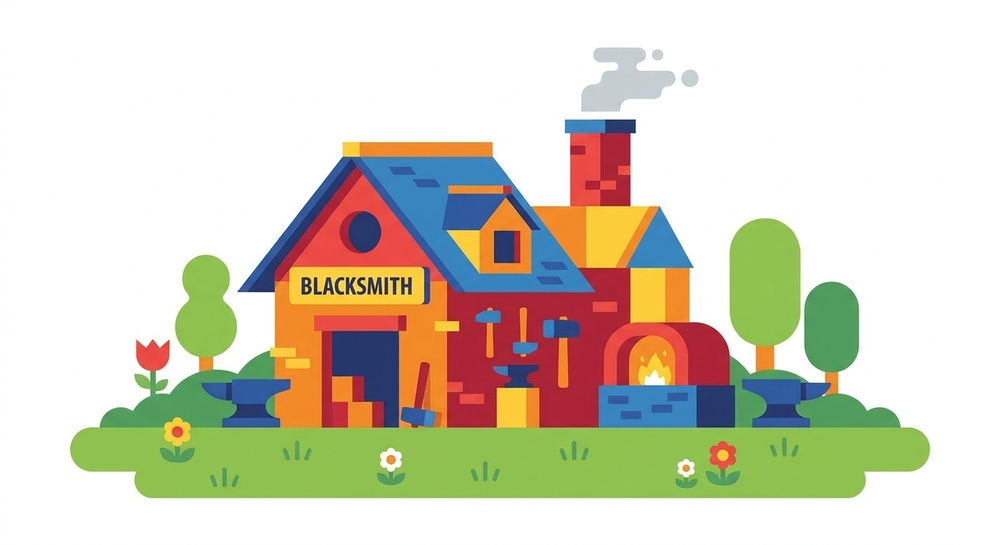
#> input picture assets/images/blacksmith-shop-flat-design-colorful-on.jpg, 1000 x 545 px, shrunk from 1408 x 768 before the run, given as the content of the folder assets/tiles, which was not available
$ python seamless_tiles.py
#> lines starting #> are read from the running program, lines starting #| are printed output that depends on the picture; pictures that were not available may be replaced by others from this repository, and a replacement may not be noted
#!/usr/bin/env python
"""Udělá z dlaždic skutečné torusy (bezešvé) — offset + zacelení.

Proč to takhle: model obrázek "bezešvě" nevygeneruje, protože dlaždice musí
splňovat matematickou vlastnost (levý sloupec = pravý, horní řádek = spodní).
Ta se ale dá assetu **dopočítat**, deterministicky a bez regenerace:

1. **Posun o polovinu** (`roll` o W/2, H/2). Nespojitost, která byla na okraji
   dlaždice, se tím přestěhuje doprostřed. Okraje dlaždice teď vedou středem
   obrázku, kde je obsah spojitý — takže "wrap" skok spadne z ~28 na ~1
   (rozdíl dvou sousedních sloupců, ne dvou protilehlých hran).
2. **Zacelení středního kříže** — v pásu kolem nové nespojitosti se obrázek
   proloží rozmazanou kopií, s měkkým úbytkem do stran (jako clone/heal štětcem
   v editoru). Rozostří se jen tenký kříž, zbytek zůstane ostrý.
3. **Srovnání okrajů** — protilehlé hrany se v tenkém pásu stáhnou na jejich
   průměr. Tím je wrap skok přesně 0, ne jen "malý".

Výsledek se hodí pro **světové (sliding) vzorkování** ve hře: dlaždice pak není
samostatný obrázek, ale klouzavé okno po torusu, takže švy nevznikají vůbec.

Použití
-------
    python scripts/seamless_tiles.py --check            # nic nemění, jen změří
    python scripts/seamless_tiles.py                    # přepíše assets/tiles
    python scripts/seamless_tiles.py --dir assets/tiles --out assets/tiles_seamless
    python scripts/seamless_tiles.py --band 24 --radius 8 --edge 16

Vyžaduje: pillow + numpy (venv ComfyUI). Před spuštěním commitni — skript
přepisuje assety (git je pak umí vrátit).
"""
import argparse
import glob
import os
import sys

import numpy as np
from PIL import Image, ImageFilter


def hf_energy(a):
    """Vysokofrekvenční energie — pokles = ztráta ostrosti."""
    g = a.mean(axis=2)
    return float(np.abs(np.diff(g, axis=1)).mean() + np.abs(np.diff(g, axis=0)).mean())


def wrap_delta(a):
    h = float(np.abs(a[:, 0, :] - a[:, -1, :]).mean())
    v = float(np.abs(a[0, :, :] - a[-1, :, :]).mean())
    return h, v


def cross_step(a):
    """Skok na středovém kříži (tam, kde po posunu zůstala nespojitost)."""
    h, w, _ = a.shape
    hx = float(np.abs(a[:, w//2 - 1, :] - a[:, w//2, :]).mean())
    vy = float(np.abs(a[h//2 - 1, :, :] - a[h//2, :, :]).mean())
    return hx, vy


def cross_mask(shape, band):
    """Maska kříže: 1 v ose nespojitosti, 0 daleko od ní (gaussovský úbytek)."""
    h, w = shape[:2]
    xs = np.arange(w)[None, :]
    ys = np.arange(h)[:, None]
    mx = np.exp(-((xs - w / 2.0) / band) ** 2)
    my = np.exp(-((ys - h / 2.0) / band) ** 2)
    return np.maximum(np.broadcast_to(mx, (h, w)), np.broadcast_to(my, (h, w)))


def _blur_uint8(a, radius):
    return np.asarray(
        Image.fromarray(np.clip(a, 0, 255).astype(np.uint8))
        .filter(ImageFilter.GaussianBlur(radius))
    ).astype(np.float32)


def grain_pass(arr, band=16.0, detail=1.6, amount=0.9, gain=3.0, shift=0):
    """Vrátí do zaceleného kříže texturu, kterou tam zacelení rozmazalo.

    Zacelení míchá gaussovské rozostření s maskou kříže -> šev zmizí, ale
    uprostřed dlaždice vznikne ~2*band široký rozmazaný pruh (měřeno
    `tile_sharpness.py`: 20/20 dlaždic mělo ve středu ~0.47 ostrosti okolí).
    Tady se do stejné masky přičte jen **vysokofrekvenční** složka vzorku
    odjinud z dlaždice: nízké frekvence (to, co dělá šev neviditelný) zůstanou
    z rozmazané verze, ostrost se vrátí.

    Bezpečné pro wrap: maska je na okrajích nulová (exp(-(384/28)^2) ~ 0), takže
    se protilehlé okraje nemění. `gain` masku saturuje (3 = plný detail v jádru
    pruhu, úbytek až v jeho ocasu) — s gaussovským úbytkem byl detail utlumený
    i tam, kde je rozmazání ještě silné.
    """
    h, w = arr.shape[:2]
    if shift <= 0:
        shift = max(1, min(h, w) // 4)          # vzorek zdaleka od kříže
    m = np.clip(cross_mask(arr.shape, band) * gain, 0.0, 1.0)
    src = np.roll(np.roll(arr, shift, axis=1), shift, axis=0)
    hf = src - _blur_uint8(src, detail)         # jen vysoké frekvence
    return arr + hf * (m[:, :, None] * amount)


def _band_hf(a, measure=40, guard=80):
    """(střed, medián středu, reference) vysokofrekvenční energie pro sloupce i řádky.

    Reference = medián zbytku dlaždice. `střed` je průměr pásu +-`measure` px
    kolem středu. Pro **obsahovou** referenci (stejné místo z raw dlaždice) se
    hodí medián pásu: v raw dlaždici je přesně ve středu jednopixelový schod po
    posunu, a ten by průměr vychýlil.
    """
    g = a.mean(axis=2) if a.ndim == 3 else a
    col = np.abs(np.diff(g, axis=1)).mean(axis=0)
    row = np.abs(np.diff(g, axis=0)).mean(axis=1)
    out = []
    for prof in (col, row):
        n = len(prof)
        c = n // 2
        inner = prof[max(0, c - measure):c + measure + 1]
        mask = np.ones(n, dtype=bool)
        mask[max(0, c - guard):min(n, c + guard + 1)] = False
        out.append((float(inner.mean()), float(np.median(inner)),
                    float(np.median(prof[mask]))))
    return out


def auto_amount(base, unit, measure=40, guard=80, bias=1.05, ref=None):
    """Kolik jednotkového detailu přidat, aby pás ostrostí dorovnal referenci.

    Energie nezávislých složek se sčítá ve **druhé mocnině**, takže
    `ref^2 = base^2 + (a*inc)^2`. Pevné množství fungovalo pro jednu sadu a pro
    druhou (hladší textury) dělalo ve středu rušivější pruh — naměřeno 1,40.

    Když je k dispozici `ref` (posunutá **raw** dlaždice), bere se medián pásu
    na **stejném místě** — to je správná otázka „kolik detailu tu hojení ubralo".
    Medián zbytku dlaždice měří u nehomogenních textur (les, hory) spíš obsah než
    vadu. `bias` mírně přestřelí kvůli JPEG (měří se na floatech, čte se JPEG).
    """
    ref_hf = _band_hf(ref, measure, guard) if ref is not None else None
    ratios = []
    for i, ((b, _, median), (u, _, _)) in enumerate(
            zip(_band_hf(base, measure, guard), _band_hf(unit, measure, guard))):
        r = ref_hf[i][1] if ref_hf is not None else median
        inc2 = max(0.0, u * u - b * b)
        if inc2 <= 1e-9 or r <= 1e-6:
            ratios.append(1.0)
            continue
        ratios.append(float(np.sqrt(max(0.0, r * r - b * b) / inc2)))
    return float(np.clip(float(np.mean(ratios)) * bias, 0.0, 1.2))


def apply_grain(arr, band, detail, gain, amount, measure=40, guard=80, ref=None):
    """Přidá detail; `amount` může být číslo, 'auto' (viz `auto_amount`) nebo 0."""
    if amount in (0, 0.0, None, 'none'):
        return arr, 0.0
    unit = grain_pass(arr, band, detail, 1.0, gain)
    if amount == 'auto':
        a = auto_amount(arr, unit, measure, guard, ref=ref)
    else:
        a = float(amount)
    return arr + (unit - arr) * a, a


def heal(arr, band=16.0, radius=8.0, edge=16, grain='auto', detail=1.6, gain=3.0):
    """Posun o polovinu + zacelení kříže + vrácení textury + srovnání okrajů.

    Vrací `(obraz, použitá dávka textury)` — dávka se hodí do logu, protože
    v režimu 'auto' se počítá pro každou dlaždici zvlášť.
    """
    h, w, _ = arr.shape
    b = np.roll(np.roll(arr, w // 2, axis=1), h // 2, axis=0).astype(np.float32)

    mask = cross_mask(b.shape, band)
    blurred = _blur_uint8(b, radius)
    out = b * (1 - mask[:, :, None]) + blurred * mask[:, :, None]

    # zpátky ostrost do zaceleného pruhu (jinak je uprostřed vidět rozostřený kříž)
    # referencí je posunutá raw dlaždice `b` — stejné místo, jen ne rozmazané
    out, used = apply_grain(out, band, detail, gain, grain, ref=b)

    # srovnání protilehlých okrajů v pásu `edge` px (přesný wrap = 0)
    if edge > 0:
        k = min(edge, w // 4, h // 4)
        t = np.linspace(1.0, 0.0, k) ** 2          # 1 na hraně -> 0 na konci pásu
        for axis, n in ((1, w), (0, h)):
            first = np.take(out, 0, axis=axis)
            last = np.take(out, n - 1, axis=axis)
            avg = 0.5 * (first + last)
            for i in range(k):
                weight = t[i]
                cur = np.take(out, i, axis=axis)
                np.moveaxis(out, axis, 0)[i] = cur * (1 - weight) + avg * weight
                cur = np.take(out, n - 1 - i, axis=axis)
                np.moveaxis(out, axis, 0)[n - 1 - i] = cur * (1 - weight) + avg * weight
    return out, used


def process(path, out_path, args, check):
    img = Image.open(path).convert('RGB')
    a = np.asarray(img).astype(np.float32)
    h0, v0 = wrap_delta(a)
    hx0, vy0 = cross_step(np.roll(np.roll(a, a.shape[1] // 2, axis=1), a.shape[0] // 2, axis=0))
    name = os.path.basename(path)

    if check:
        print(f'  {name:18s} wrap {h0:6.2f}/{v0:6.2f}  kriz {hx0:5.2f}/{vy0:5.2f}  '
              f'HF {hf_energy(a):5.2f}')
        return (h0 + v0) / 2, None

    if h0 + v0 < args.skip_below:
        if out_path != path:
            img.save(out_path, quality=args.quality)
        print(f'  {name:18s} uz je bezesve ({h0:.2f}/{v0:.2f}) -> preskoceno')
        return 0.0, 0.0

    out, used = heal(a, args.band, args.radius, args.edge, args.grain, args.detail, args.gain)
    h1, v1 = wrap_delta(out)
    hx1, vy1 = cross_step(out)
    loss = 100.0 * (1.0 - hf_energy(out) / max(0.01, hf_energy(a)))
    Image.fromarray(np.clip(out, 0, 255).astype(np.uint8)).save(
        out_path, quality=args.quality)
    print(f'  {name:18s} wrap {h0:6.2f}/{v0:6.2f} -> {h1:4.2f}/{v1:4.2f}   '
          f'kriz {hx0:5.2f}/{vy0:5.2f} -> {hx1:5.2f}/{vy1:5.2f}   '
          f'textura {used:4.2f}   ztrata ostrosti {loss:4.1f} %')
    return (h0 + v0) / 2, (h1 + v1) / 2


# [18 lines left out: function grain_only, not called in this run]


def main():
    ap = argparse.ArgumentParser()
    ap.add_argument('--dir', default='assets/tiles')
    ap.add_argument('--out', default=None, help='vystupni adresar (default: prepsat vstup)')
    ap.add_argument('--band', type=float, default=16.0, help='sirka pasu na krizi (px)')
    ap.add_argument('--radius', type=float, default=8.0, help='polomer rozostreni')
    ap.add_argument('--edge', type=int, default=16, help='pas pro srovnani okraju (px)')
    ap.add_argument('--quality', type=int, default=95)
    ap.add_argument('--skip-below', type=float, default=1.0,
                    help='kdyz je wrap pod timto, nechat soubor byt')
    ap.add_argument('--grain', default='auto',
                    help="kolik textury vratit do zaceleneho krize: 'auto' (dorovna "
                         "ostrost pasu na okoli), cislo, nebo 0 = vypnuto")
    ap.add_argument('--detail', type=float, default=1.6,
                    help='polomer, od ktereho se bere "detail" (vyssi = hrubsi)')
    ap.add_argument('--gain', type=float, default=3.0,
                    help='saturace masky pro detail (vyssi = plny detail i v ocasu pruhu)')
    ap.add_argument('--grain-pass', action='store_true',
                    help='jen vratit texturu do uz zacelenych dlaždic (bez posunu)')
    ap.add_argument('--check', action='store_true', help='jen zmerit, nemenit')
    args = ap.parse_args()
    if isinstance(args.grain, str) and args.grain != 'auto':
        args.grain = float(args.grain)

    files = sorted(f for f in glob.glob(os.path.join(args.dir, '*.*'))
                   if f.lower().endswith(('.jpg', '.jpeg', '.png')))
    if not files:
        print('zadne dlaždice v', args.dir)
        return 1

    out_dir = args.out or args.dir
    os.makedirs(out_dir, exist_ok=True)

    if args.grain_pass:
        print(f'[textura] {len(files)} souboru z {args.dir} -> {out_dir} '
              f'(grain {args.grain}, detail {args.detail:.1f})')
        wraps = []
        for path in files:
            ext = '.png' if path.lower().endswith('.png') else '.jpg'
            out_path = path if out_dir == args.dir else os.path.join(
                out_dir, os.path.splitext(os.path.basename(path))[0] + ext)
            wraps.append(grain_only(path, out_path, args))
        print(f'\nprumer wrap po vraceni textury: {np.mean(wraps):6.2f}')
        print('VYSLEDEK: ' + ('OK' if np.mean(wraps) <= 2.5 else 'CHYBA - wrap vysoky'))
        return 0 if np.mean(wraps) <= 2.5 else 1

    print(('[kontrola] ' if args.check else '[heal] ') +
          f'{len(files)} souboru z {args.dir}' +
          ('' if args.check else f' -> {out_dir}'))

    before, after = [], []
    for path in files:
        ext = '.png' if path.lower().endswith('.png') else '.jpg'
        out_path = path if out_dir == args.dir else os.path.join(
            out_dir, os.path.splitext(os.path.basename(path))[0] + ext)
        b, a = process(path, out_path, args, args.check)
#> in process, img is the input picture: PIL image 1000x545 RGB; mean R, G, B 214.4, 209.9, 191.7
#> in wrap_delta, `h = float(np.abs(a[:, 0, :] - a[:, -1, :]).mean())`: h = 0.95
#> in wrap_delta, `v = float(np.abs(a[0, :, :] - a[-1, :, :]).mean())`: v = 0.715
#> in process, `h0, v0 = wrap_delta(a)`: h0 = 0.95; v0 = 0.715
#> in cross_step, `hx = float(np.abs(a[:, w//2 - 1, :] - a[:, w//2, :]).mean())`: hx = 0.95
#> in cross_step, `vy = float(np.abs(a[h//2 - 1, :, :] - a[h//2, :, :]).mean())`: vy = 0.715
#> in process, `hx0, vy0 = cross_step(np.roll(np.roll(a, a.shape[1] // 2, axis=1), a.s..`: hx0 = 0.95; vy0 = 0.715
#> in grain_pass, `src = np.roll(np.roll(arr, shift, axis=1), shift, axis=0)`:
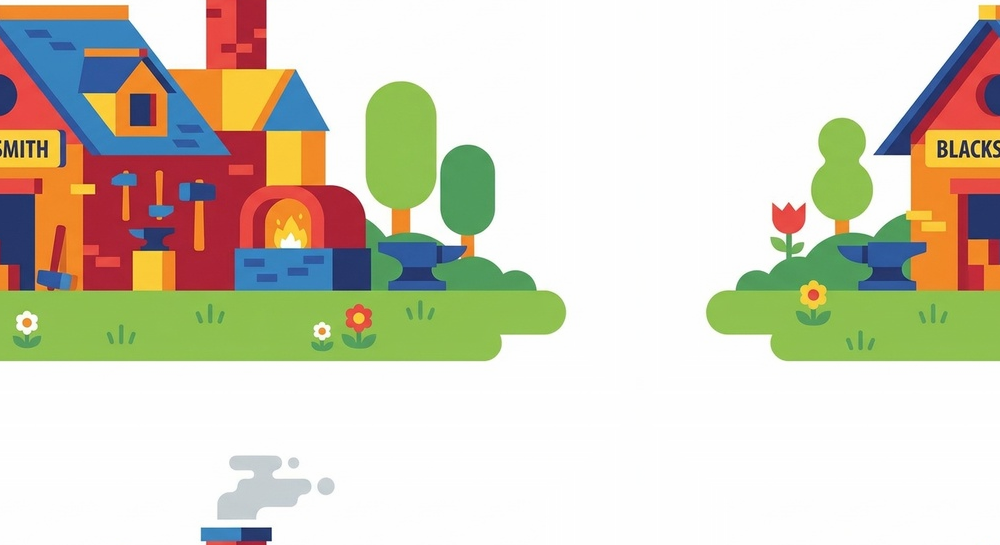
#> src: shape (545, 1000, 3) float64; mean R, G, B 214.5, 209.9, 191.7; drawn with min black and max white
#> in grain_pass, `hf = src - _blur_uint8(src, detail)`:
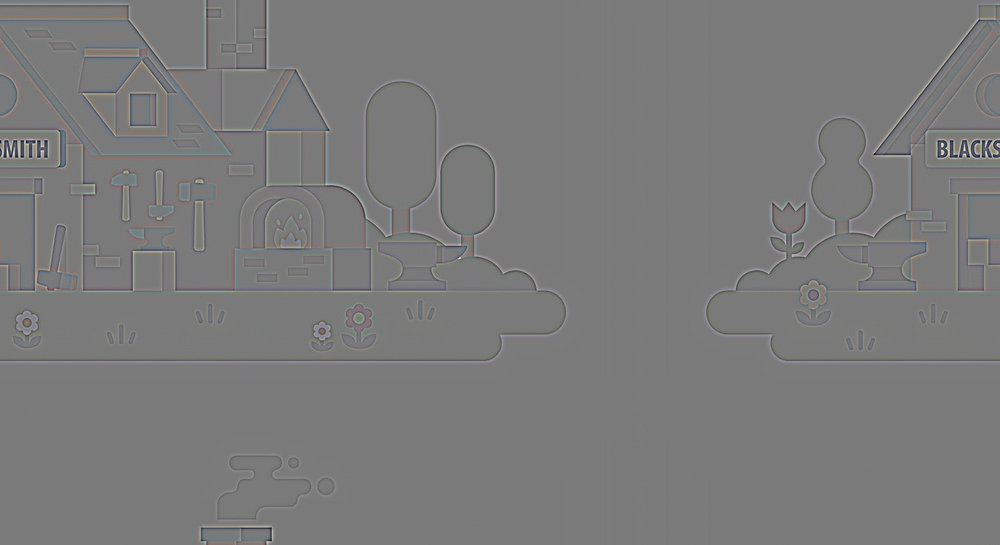
#> hf: shape (545, 1000, 3) float64; mean R, G, B 0.1, 0.1, 0.1; drawn with min black and max white
#> in grain_pass, `return arr + hf * (m[:, :, None] * amount)`:
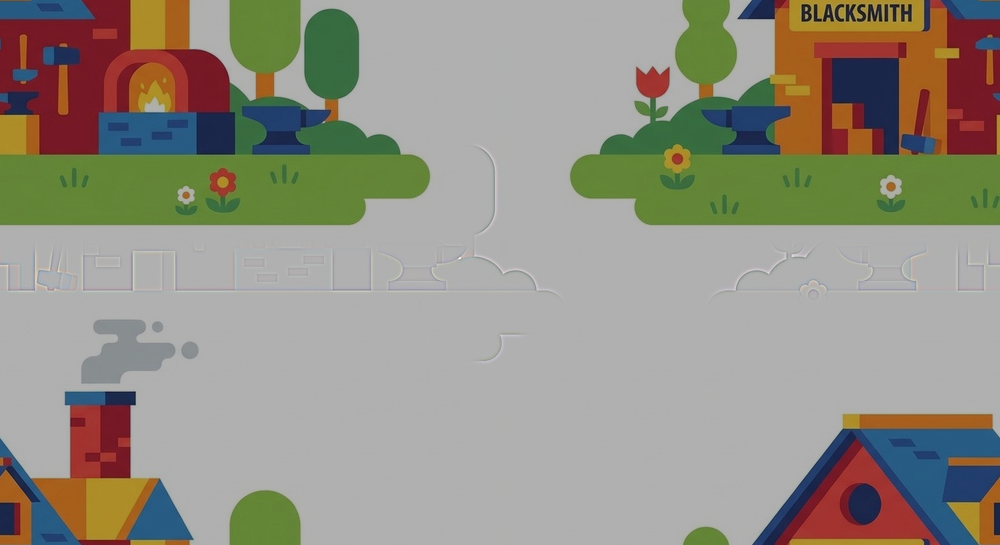
#> returned value: shape (545, 1000, 3) float64; mean of channels 0, 1, 2 214.5, 209.9, 191.7; drawn with min black and max white
#> in _band_hf, `g = a.mean(axis=2) if a.ndim == 3 else a`:
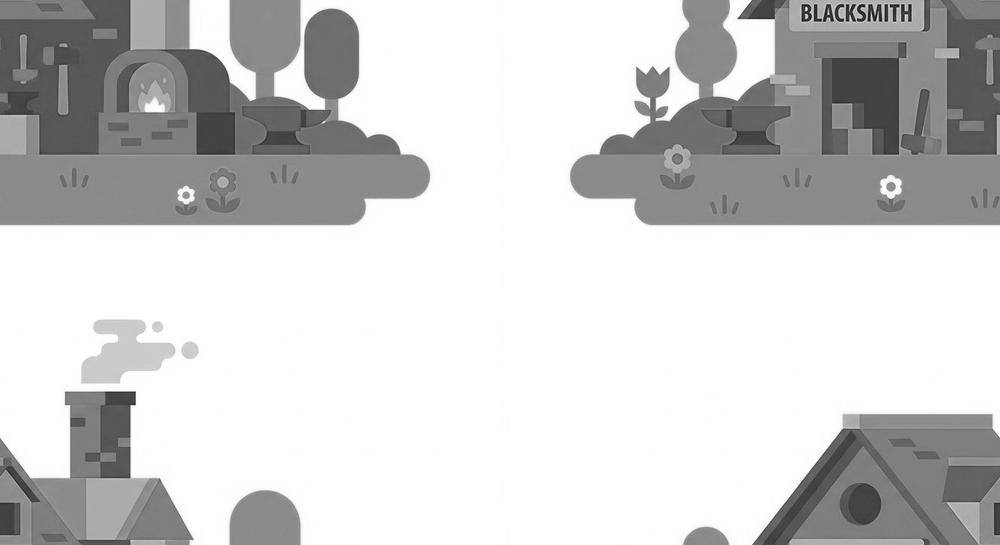
#> g: shape (545, 1000) float32; min 18.33, max 255, mean 205.3
#> in _band_hf, `col = np.abs(np.diff(g, axis=1)).mean(axis=0)`: col = 999 values, max 20.15 at index 129, min 0 at index 471, mean 1.61
#> in _band_hf, `row = np.abs(np.diff(g, axis=0)).mean(axis=1)`: row = 544 values, max 56.14 at index 224, min 0.004 at index 282, mean 1.72
#> the loop in _band_hf, `for prof in (col, row):` made 2 passes
#> (n, c) on passes 1 to 2: (999, 499), (544, 272)
#> after the loop in _band_hf, `for prof in (col, row):`: out = [(0.0604, 0.0165, 1.42), (0.0877, 0.054, 1.62)]
#> in _band_hf (call 3), `g = a.mean(axis=2) if a.ndim == 3 else a`:
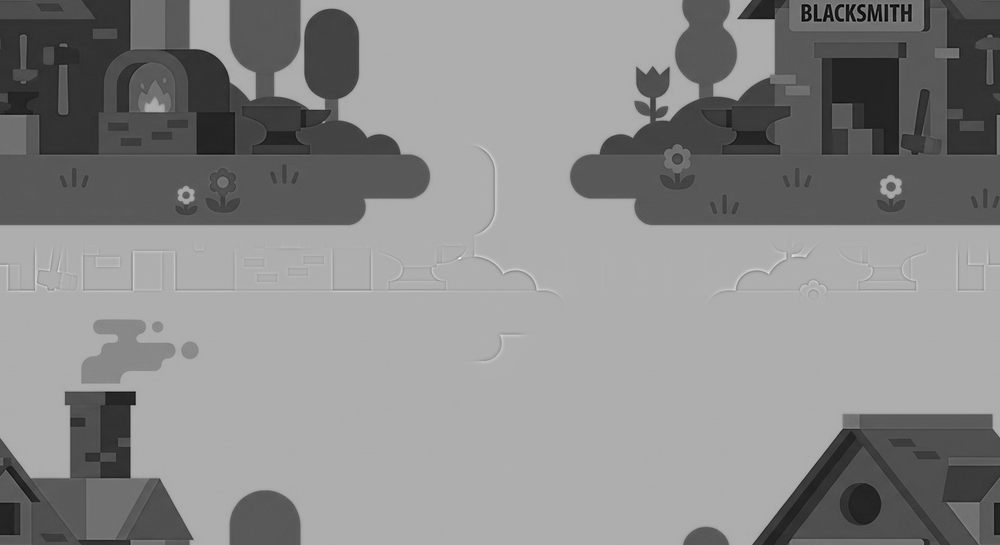
#> g: shape (545, 1000) float64; min 18.33, max 364, mean 205.4; drawn with min black and max white
#> the loop in auto_amount, `for i, ((b, _, median), (u, _, _)) in enumerate( zip(_band_hf(base, me..` made 2 passes
#> (b, median, u, r, inc2) on passes 1 to 2: (0.0214, 1.42, 0.67, 0.0165, 0.448), (0.0521, 1.62, 1.91, 0.054, 3.63)
#> after the loop in auto_amount, `for i, ((b, _, median), (u, _, _)) in enumerate(`: ratios = [0, 0.00752]
#> in apply_grain, `a = auto_amount(arr, unit, measure, guard, ref=ref)`: a = 0.00395
#> in heal, `t = np.linspace(1.0, 0.0, k) ** 2`: t = [1, 0.871, 0.751, 0.64, 0.538, 0.444, 0.36, 0.284, 0.218, 0.16, 0.111, 0.0711, 0.04, 0.0178, 0.00444, 0]
#> in process, `out, used = heal(a, args.band, args.radius, args.edge, args.grain, arg..`: used = 0.00395
#> in process, `h1, v1 = wrap_delta(out)`: h1 = 0
#> in process, `hx1, vy1 = cross_step(out)`: hx1 = 0.0796; vy1 = 0.018
#> in hf_energy (call 2), `g = a.mean(axis=2)`:
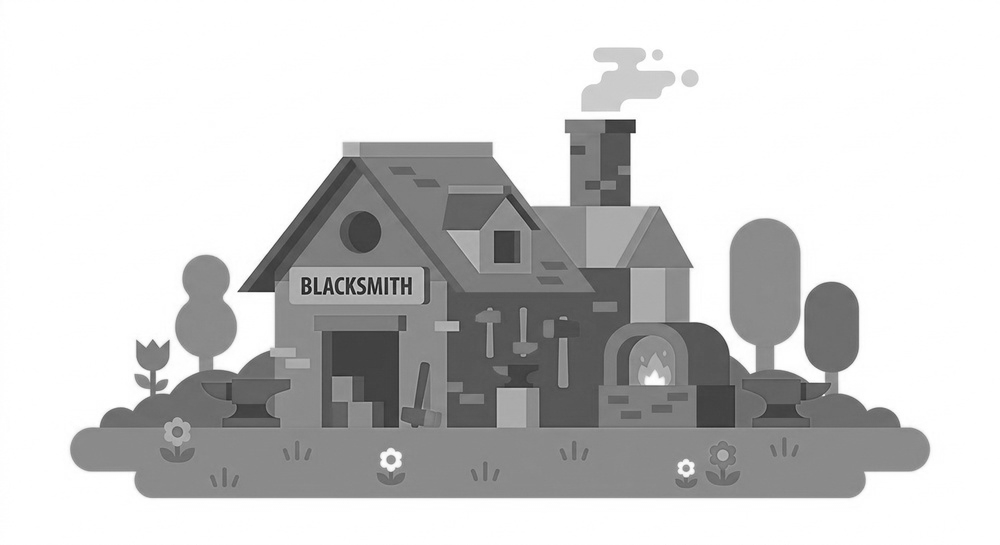
#> g: shape (545, 1000) float32; min 18.33, max 255, mean 205.3
#> in process, `loss = 100.0 * (1.0 - hf_energy(out) / max(0.01, hf_energy(a)))`: loss = 3.44
#> in process, `Image.fromarray(np.clip(out, 0, 255).astype(np.uint8)).save( out_path,..`:
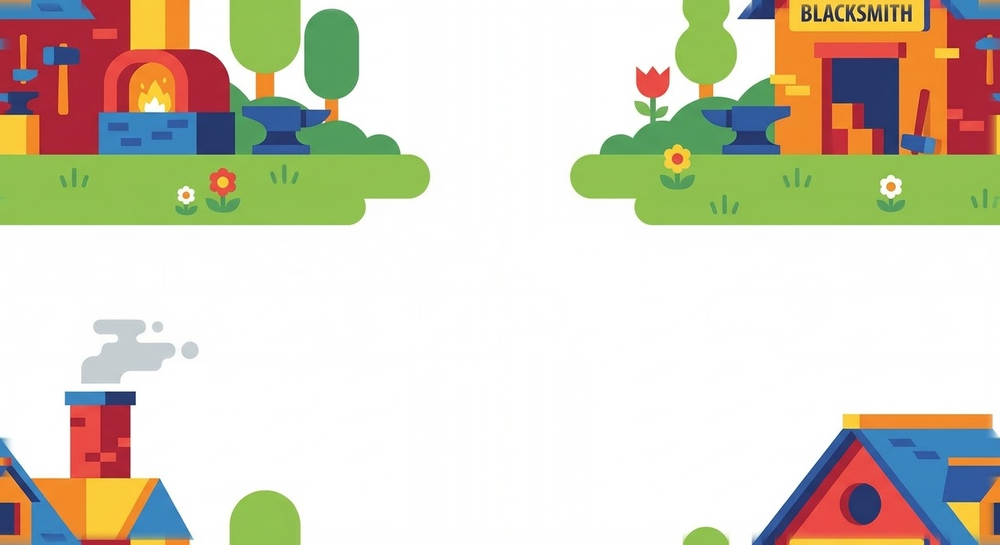
#> saved as blacksmith-shop-flat-design-colorful-on.jpg: PIL image 1000x545 RGB; mean R, G, B 214.4, 209.9, 191.5
#|   blacksmith-shop-flat-design-colorful-on.jpg wrap   0.95/  0.72 -> 0.00/0.00   kriz  0.95/ 0.72 ->  0.08/ 0.02   textura 0.00   ztrata ostrosti  3.4 %
#> b = 0.833; a = 0
        before.append(b)
        if a is not None:
            after.append(a)

    print(f'\nprumer wrap: pred {np.mean(before):6.2f}' +
          ('' if args.check else f'  ->  po {np.mean(after):6.2f}'))
#| prumer wrap: pred   0.83  ->  po   0.00
    if not args.check and np.mean(after) > 2.5:
        print('VYSLEDEK: CHYBA - wrap zustal vysoky, pridej --band / --edge')
        return 1
    print('VYSLEDEK: ' + ('OK (jen kontrola)' if args.check else 'OK'))
    return 0


if __name__ == '__main__':
    sys.exit(main())
#> (the program exits here)
